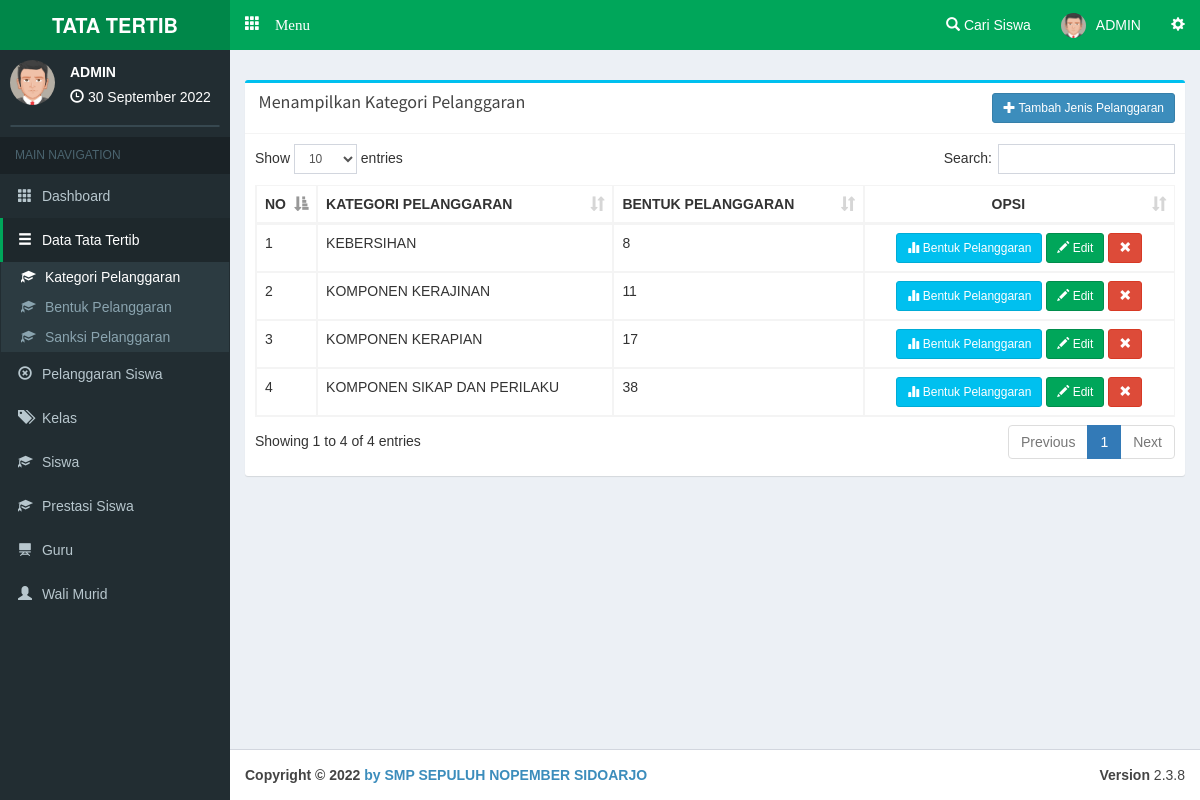
Page /admin/kategoripelanggaran (signed in) on the committed database.
### tables this page shows
CREATE TABLE `katbenpel` (
  `c_katbenpel` varchar(10) NOT NULL,
  `katbenpel` varchar(30) NOT NULL
);

### php/config.php (called while the page is built, shortened)
<?php
$base='http://localhost/pointsiswa/';
$basead='http://localhost/pointsiswa/admin/';
?>

### php/function.php (called while the page is built, shortened)
<?php
function tgl($date){
  $array_bulan = array(1=>'Januari','Februari','Maret', 'April', 'Mei', 'Juni','Juli','Agustus','September','Oktober', 'November','Desember');
  $date = strtotime($date);
  $tanggal = date ('j', $date);
  $bulan = $array_bulan[date('n',$date)];
  $tahun = date('Y',$date);
  $result = $tanggal ." ". $bulan ." ". $tahun;
  return($result);
}
?>

### admin/view/a-jenispel.php (the view, shortened to what this page needs)
    <div class="row">
        <div class="col-xs-12 col-md-12 col-lg-12">
          <div class="box box-info">
            <div class="box-header with-border">
              <h3 class="box-title"></span>&nbsp;Menampilkan Kategori Pelanggaran</h3><span style="float:right;"><a class="btn btn-circle btn-primary btn-sm" data-target="#tambah" data-toggle="modal"><i class="glyphicon glyphicon-plus"></i> Tambah Jenis Pelanggaran</a></span>
            </div>
            <div class="box-body table-responsive">
              <table id="example1" class="table table-bordered table-hover">
                <thead>
                <tr>
                  <th width="5%">NO</th>
                  <th>KATEGORI PELANGGARAN</th>
                  <th>BENTUK PELANGGARAN</th>
                  <th style="text-align:center;">OPSI</th>
                </tr>
                </thead>
                <tbody>
<?php $smk=mysqli_query($con,"SELECT * FROM katbenpel order by katbenpel asc ");$vr=1;while($akh=mysqli_fetch_array($smk)){ $jben=mysqli_num_rows(mysqli_query($con,"SELECT * FROM benpel where c_katbenpel='$akh[c_katbenpel]' ")); ?>
                <tr>
                  <td><?php echo $vr; ?></td>
                  <td><?php echo $akh['katbenpel']; ?></td>
                  <td><?php echo $jben; ?></td>
                  <td align="center">
                  <a class="btn btn-info btn-sm" href="<?php echo $basead; ?>bentukpelanggaran/<?php echo $akh['c_katbenpel']; ?>"><i class="glyphicon glyphicon-stats"></i> Bentuk Pelanggaran</a>
                  <a class="btn btn-success btn-sm" data-target="#edit<?php echo $akh['c_katbenpel']; ?>" data-toggle="modal"><i class="glyphicon glyphicon-pencil"></i> Edit</a>
                  <a class="btn btn-danger btn-sm" data-target="#hapus<?php echo $akh['c_katbenpel']; ?>" data-toggle="modal"><i class="glyphicon glyphicon-remove"></i></a>
                </tr>
<?php $vr++; } ?>
                </tbody>
              </table>
            </div>
          </div>
        </div>
      </div>

### admin/main.php (shortened to what this page needs)
<?php date_default_timezone_set('Asia/Jakarta');$date=date('Y-m-d'); require '../php/config.php'; require '../php/function.php'; session_start(); if(empty($_SESSION['c_admin'])){header('location:../login');} $na=mysqli_fetch_array(mysqli_query($con,"SELECT * FROM admin where c_admin='$_SESSION[c_admin]' "));  ?>
<!DOCTYPE html>
<html>
<head>
  <link rel="stylesheet" href="<?php echo $base; ?>theme/bootstrap/css/bootstrap.min.css">
  <link rel="stylesheet" href="<?php echo $base; ?>theme/plugins/datatables/dataTables.bootstrap.css">
  <link rel="stylesheet" href="<?php echo $base; ?>theme/dist/css/AdminLTE.min.css">
  <link rel="stylesheet" href="<?php echo $base; ?>theme/dist/css/skins/_all-skins.min.css">
  <link rel="stylesheet" href="<?php echo $base; ?>theme/plugins/iCheck/square/blue.css">
  <link rel="stylesheet" href="<?php echo $base; ?>theme/plugins/pace/pace.min.css">
  <link rel="stylesheet" href="<?php echo $base; ?>theme/plugins/select2/select2.min.css">
  <link href="<?php echo $base; ?>theme/datetime/css/bootstrap-datetimepicker.min.css" rel="stylesheet">
</head>
<body class="skin-green hold-transition fixed"
oncontextmenu="return false">
<div class="wrapper">
  <header class="main-header">
    <a href="#" class="logo">
      <span class="logo-lg"><b>TATA TERTIB</b></span>
    </a>
    <nav class="navbar navbar-static-top" role="navigation">
     <a href="#" class="glyphicon glyphicon-th" data-toggle="offcanvas" role="button" style="color: #fff;margin-top: 15px;margin-left: 15px;font-size: 15px;"> Menu
      </a>
      <div class="navbar-custom-menu">
        <ul class="nav navbar-nav">
          <li class="dropdown notifications-menu">
            <a href="#" class="dropdown-toggle" data-toggle="dropdown">
              <i class="glyphicon glyphicon-search"></i> Cari Siswa
            </a>
          </li>
          <li class="dropdown user user-menu">
            <a href="#" class="dropdown-toggle" data-toggle="dropdown">
            <img src="<?php echo $base; ?>php/img/avatar1.png" class="user-image" alt="User Image">
              <span class="hidden-xs"><?php echo $na['nama'] ?></span>
            </a>
          </li>
          <li>
            <a href="#" data-toggle="control-sidebar"><i class="glyphicon glyphicon-cog"></i></a>
          </li>
        </ul>
      </div>
    </nav>
  </header>
  <aside class="main-sidebar">
    <section class="sidebar">
      <div class="user-panel">
        <div class="pull-left image">
          <img src="<?php echo $base; ?>php/img/avatar1.png" class="img-circle" alt="User Image">
        </div>
        <div class="pull-left info">
          <p><?php echo $na['nama']; ?></p>
          <i class="glyphicon glyphicon-time"></i> <?php echo tgl(date('d-m-Y')); ?>
        </div>
      </div>
      <form action="#" method="get" class="sidebar-form">
      </form>
<?php
if(empty($_GET['smkakh'])){
  $aak='class="active"';$bak='';$cak='';$drop1='';$drop2='';$drop3='';$dak='';$eak='';$fak='';$gak='';
}
else{
  $act=($_GET['smkakh']);
  if($act=='kategoripelanggaran' or $act=='bentukpelanggaran' or $act=='addbentukpelanggaran' or $act=='sanksipelanggaran' or $act=='addsanksi' or $act=='editsanksi'){
    $aak='';$bak='class="active"';$cak='';$dak='';$eak='';$fak='';$gak='';
    if($act=='kategoripelanggaran'){$drop1='class="active"';$drop2='';$drop3='';}
    else if($act=='bentukpelanggaran' or $act=='addbentukpelanggaran'){$drop1='';$drop2='class="active"';$drop3='';}
    else if($act=='sanksipelanggaran' or $act=='addsanksi' or $act=='editsanksi'){$drop1='';$drop2='';$drop3='class="active"';}
  }
}
?>
      <ul class="sidebar-menu">
        <li class="header">MAIN NAVIGATION</li>
        <li <?php echo $aak; ?>>
          <a href="<?php echo $basead; ?>">
            <i class="glyphicon glyphicon-th"></i> <span>Dashboard</span>
          </a>
        </li>
        <li <?php echo $bak; ?>>
          <a href="#">
            <i class="glyphicon glyphicon-menu-hamburger"></i>
            <span>Data Tata Tertib</span>
          </a>
          <ul class="treeview-menu">
            <li <?php echo $drop1; ?>><a href="<?php echo $basead; ?>kategoripelanggaran"><i class="glyphicon glyphicon-education"></i> Kategori Pelanggaran</a></li>
            <li <?php echo $drop2; ?>><a href="<?php echo $basead; ?>bentukpelanggaran"><i class="glyphicon glyphicon-education"></i> Bentuk Pelanggaran</a></li>
            <li <?php echo $drop3; ?>><a href="<?php echo $basead; ?>sanksipelanggaran"><i class="glyphicon glyphicon-education"></i> Sanksi Pelanggaran</a></li>
          </ul>
        </li>
        <li <?php echo $gak; ?>>
          <a href="<?php echo $basead; ?>pelanggaransiswa">
            <i class="glyphicon glyphicon-remove-circle"></i> <span>Pelanggaran Siswa</span>
          </a>
        </li>
        <li <?php echo $cak; ?>>
          <a href="<?php echo $basead; ?>kelas">
            <i class="glyphicon glyphicon-tags"></i> <span>Kelas</span>
          </a>
        </li>
        <li <?php echo $dak; ?>>
          <a href="<?php echo $basead; ?>siswa">
            <i class="glyphicon glyphicon-education"></i> <span>Siswa</span>
          </a>
        </li>
        <li <?php echo $dak; ?>>
          <a href="<?php echo $basead; ?>prestasi">
            <i class="glyphicon glyphicon-education"></i> <span>Prestasi Siswa</span>
          </a>
        </li>
        <li <?php echo $eak; ?>>
          <a href="<?php echo $basead; ?>guru">
            <i class="glyphicon glyphicon-blackboard"></i> <span>Guru</span>
          </a>
        </li>
        <li <?php echo $fak; ?>>
          <a href="<?php echo $basead; ?>walimurid">
            <i class="glyphicon glyphicon-user"></i> <span>Wali Murid</span>
          </a>
        </li>
      </ul>
    </section>
  </aside>
  <div class="content-wrapper">
    <section class="content-header">
    </section>
    <section class="content">
<?php
  if(empty($_GET['smkakh'])){require 'view/home.php';}
  else{
    $act=($_GET['smkakh']);
    if($act=='kategoripelanggaran'){
      require 'view/a-jenispel.php';
    }
  }
?>
    </section>
  </div>
</div>
  <footer class="main-footer">
    <div class="pull-right hidden-xs">
      <b>Version</b> 2.3.8
    </div>
    <strong>Copyright &copy; 2022 <a href="https://www.aplikasipendidikan.net/">by SMP SEPULUH NOPEMBER SIDOARJO </a></strong>
  </footer>
</body>
</html>

### admin/main.php (style rules this page uses)
body { font-family:arial; }

### rows in the picture
katbenpel: katbenpel "KEBERSIHAN", jben "8"
katbenpel: katbenpel "KOMPONEN KERAJINAN", jben "11"
katbenpel: katbenpel "KOMPONEN KERAPIAN", jben "17"
katbenpel: katbenpel "KOMPONEN SIKAP DAN PERILAKU", jben "38"

### other values in the picture
$na['nama'] "ADMIN"
